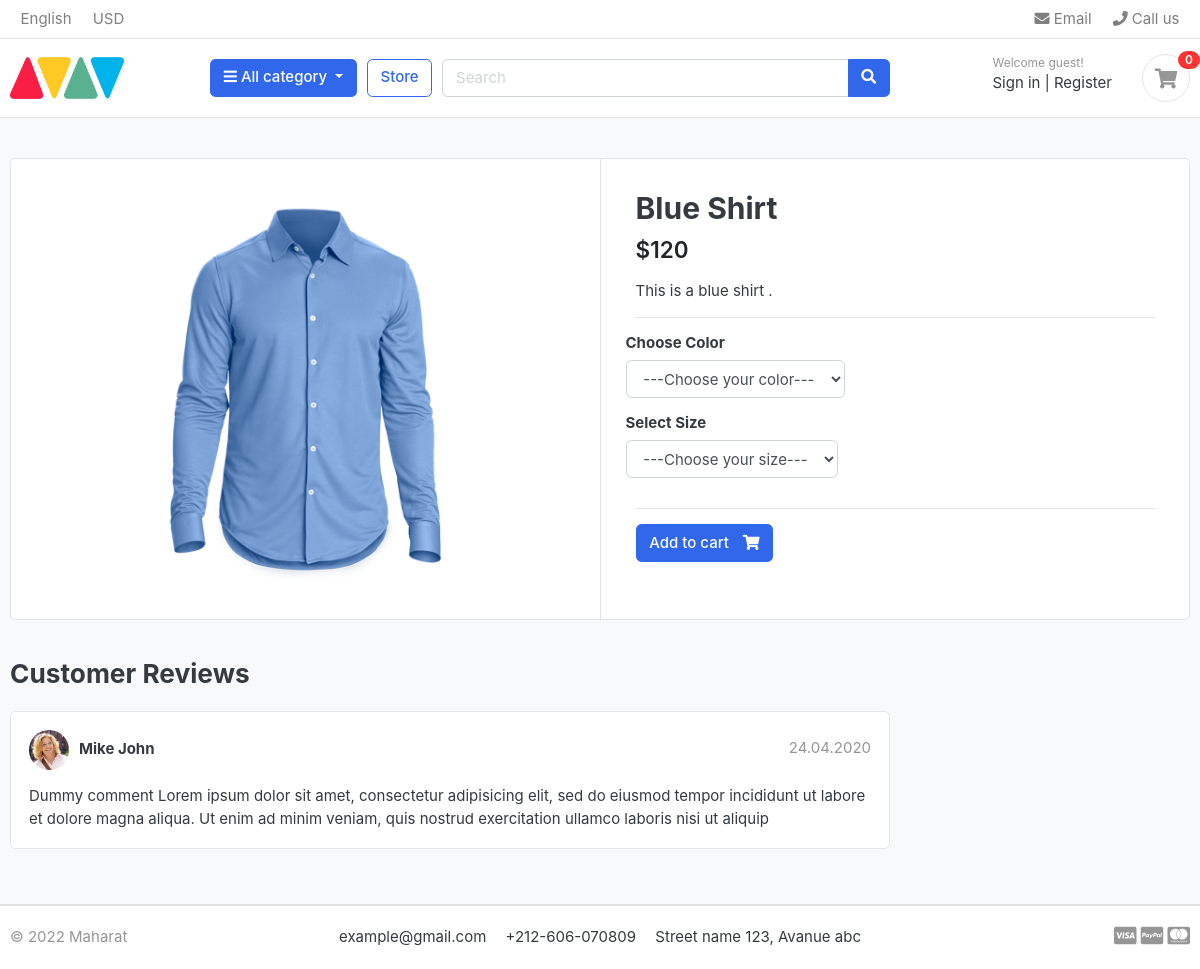
Page /store/shirts/blue-shirt on the committed database.
### store/models.py (models this page shows, shortened)
class Product(models.Model):
    product_name = models.CharField(max_length=100)
    slug = models.SlugField(max_length=100)
    description = models.TextField(max_length=500)
    images = models.ImageField(upload_to='photos/products')
    stock = models.IntegerField()
    is_available = models.BooleanField(default=True)
    price = models.IntegerField()
    date_created = models.DateTimeField(auto_now_add=True)
    date_modified = models.DateTimeField(auto_now=True)
    category = models.ForeignKey(Category, on_delete=models.CASCADE)

### store/views.py (the view)
# urls.py: path('<catslug>/<product_slug>', views.product_details, name='product_details')
def product_details(request, catslug=None, product_slug=None):
    product = Product.objects.get(category__slug=catslug, slug=product_slug)
    variations_color = product.variation_set.filter(variation_category="color")
    variations_size = product.variation_set.filter(variation_category="size")
    context= {
        'single_product': product,
        'variations_color': variations_color,
        'variations_size' : variations_size
    }
    return render(request, 'store/product-details.html', context)

### carts/context_processors.py (called while the page is built)
def cart_count(request):
  cart_items_count = 0
  try:
    cart = Cart.objects.get(cart_id=get_session_key(request))
    cart_items = CartItem.objects.filter(cart=cart)
    for cart_item in cart_items:
      cart_items_count += cart_item.quantity
  except Cart.DoesNotExist:
    pass
  return {'cart_count': cart_items_count}

### carts/views.py (called while the page is built)
def get_session_key(request):
  cart_id = request.session.session_key
  if not cart_id:
    cart_id = request.session.create()
  return cart_id

### category/context_processors.py (called while the page is built)
def categories_menu(request):
  categories = Category.objects.all()
  context = {
    'categories': categories
  }
  return context

### templates/store/product-details.html (shortened to what this page needs)
{% extends 'base.html' %}
{% load static %}
{% block content %}
<section class="section-content padding-y bg">
	<div class="container">
		<div class="card">
			<div class="row no-gutters">
				<aside class="col-md-6">
					<article class="gallery-wrap">
						<div class="img-big-wrap">
							<a href="#"><img src="{{single_product.images.url}}"></a>
						</div>
					</article>
				</aside>
				<main class="col-md-6 border-left">
					<form method="POST" action="{% url 'add_to_cart' single_product.id %}">
						<article class="content-body">
							<h2 class="title">{{single_product.product_name}}</h2>
							<div class="mb-3">
								<var class="price h4">${{ single_product.price }}</var>
							</div>
							<p>{{single_product.description}}</p>
							<hr>
							<div class="row">
								<div class="item-option-select">
									<h6>Choose Color</h6>
									<div class="btn-group btn-group-sm btn-group-toggle" data-toggle="buttons">
										<select name="color" class="form-control">
											<option value="" disabled selected>---Choose your color---</option>
										</select>
									</div>
								</div>
							</div>
							<div class="row">
								<div class="item-option-select">
									<h6>Select Size</h6>
									<div class="btn-group btn-group-sm btn-group-toggle" data-toggle="buttons">
										<div class="btn-group btn-group-sm btn-group-toggle" data-toggle="buttons">
											<select name="size" class="form-control">
												<option value="" disabled selected>---Choose your size---</option>
											</select>
										</div>
									</div>
								</div>
							</div>
							<hr>
							{% if single_product.stock > 0%}
							<button type="submit" class="btn  btn-primary"> <span class="text">Add to
									cart</span> <i class="fas fa-shopping-cart"></i> </button>
							{% else %}
							<h5 class="text-danger">Out of stock</h5>
							{% endif %}
						</article>
				</form>
				</main>
			</div>
		</div>
		<br>
		<div class="row">
			<div class="col-md-9">
				<header class="section-heading">
					<h3>Customer Reviews </h3>
				</header>
				<article class="box mb-3">
					<div class="icontext w-100">
						<img src="./images/avatars/avatar1.jpg" class="img-xs icon rounded-circle">
						<div class="text">
							<span class="date text-muted float-md-right">24.04.2020 </span>
							<h6 class="mb-1">Mike John </h6>
						</div>
					</div>
					<div class="mt-3">
						<p>
							Dummy comment Lorem ipsum dolor sit amet, consectetur adipisicing elit, sed do eiusmod
							tempor incididunt ut labore et dolore magna aliqua. Ut enim ad minim veniam,
							quis nostrud exercitation ullamco laboris nisi ut aliquip
						</p>
					</div>
				</article>
			</div>
		</div>
	</div>
</section>
{% endblock %}

### static/css/ui.css (style rules this page uses)
html { font-family: "Inter", sans-serif; font-size: 15px; }
.content-body { flex: 1 1 auto; padding: 2rem 2.3rem; }
.img-xs, .img-sm, .img-md, .img-lg { -o-object-fit: cover; object-fit: cover; flex-shrink: 0; flex-grow: 0; }
.img-xs { width: 40px; height: 40px; }
.padding-y { padding-top: 40px; padding-bottom: 40px; }
var { font-style: normal; }
article:after, .form-group:after { display: block; clear: both; content: ""; }
.bg { background-color: #f8f9fa; }
.section-heading { margin-bottom: 20px; margin-top: 15px; }
p:last-child { margin-bottom: 0; }
.btn .text + i { margin-left: 10px; }
.icontext { display: inline-flex; align-items: center; vertical-align: middle; }
.icontext .text { width: 100%; line-height: 1.2; }
.icontext .icon { position: relative; margin-right: 10px; flex-shrink: 0; flex-grow: 0; }
.price { font-weight: 600; color: #212529; }
.box { padding: 18px; background: #fff; border-radius: 0.37rem; border: 1px solid #e4e4e4; }
.box img { max-width: 100%; }
.gallery-wrap .img-big-wrap { margin-bottom: 10px; border-radius: 0.37rem; overflow: hidden; background-color: #fff; }
.gallery-wrap .img-big-wrap a { text-align: center; display: block; }
.gallery-wrap .img-big-wrap img { height: 450px; width: auto; display: inline-block; }
.item-option-select { margin-bottom: 1rem; display: inline-block; margin-right: 15px; }

### rows in the picture
Product: images (picture), product_name "Blue Shirt", price "120", description "This is a blue shirt ."

### other values in the picture
{{ cart_count }} "0"
